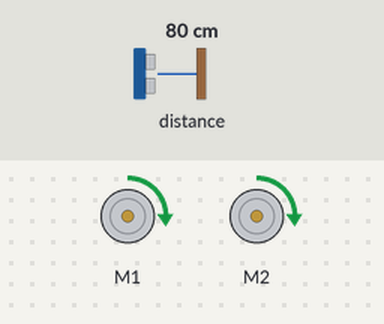
A program run on a simulated BBC micro:bit (MakeCode). Parts: 2 × DC motor (green arrow = forward, orange = backward, longer = faster). The test bench sets the inputs (shaded band); at power-on: distance to the obstacle 80 cm.

Above: at 1.2 s.
1.3 s: distance to the obstacle set to 8 cm
2.8 s: distance to the obstacle set to 5 cm
At 4.6 s:
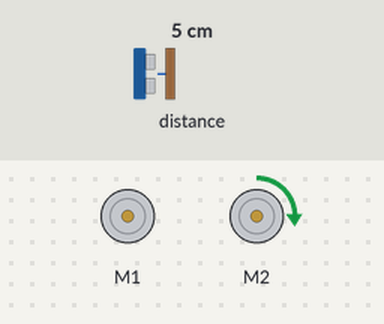
5.7 s: distance to the obstacle set to 9 cm
At 6.7 s:
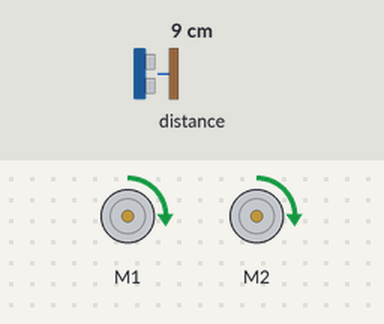
7.5 s: distance to the obstacle set to 2 cm
At 10.5 s:
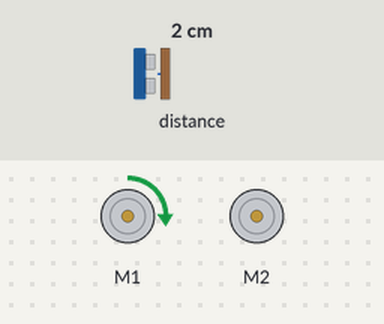
Timing chart, 0 to 14.5 s (numbered marks = the images above; inputs shaded):
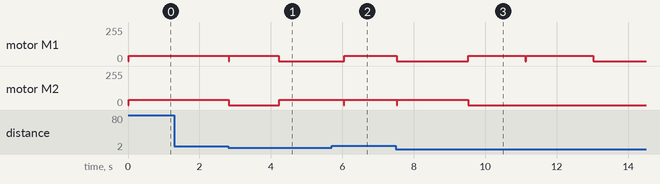

The program:

main.ts
```typescript
let Velocidad = 40
let Velocidad_de_Giro = 40
let obstaculo = 0
basic.forever(function () {
    if (maqueen.Ultrasonic(PingUnit.Centimeters) < 7) {
        obstaculo = obstaculo + 1
        if (obstaculo == 1) {
            maqueen.motorStop(maqueen.Motors.All)
            maqueen.motorRun(maqueen.Motors.M1, maqueen.Dir.CW, Velocidad_de_Giro)
            basic.pause(1400)
            maqueen.motorStop(maqueen.Motors.All)
        }
        if (obstaculo == 2) {
            maqueen.motorStop(maqueen.Motors.All)
            maqueen.motorRun(maqueen.Motors.M2, maqueen.Dir.CW, Velocidad_de_Giro)
            basic.pause(1800)
            maqueen.motorStop(maqueen.Motors.All)
        }
        if (obstaculo == 3) {
            maqueen.motorStop(maqueen.Motors.All)
            maqueen.motorRun(maqueen.Motors.M2, maqueen.Dir.CW, Velocidad_de_Giro)
            basic.pause(2000)
            maqueen.motorStop(maqueen.Motors.All)
            obstaculo = 4
        }
        if (obstaculo == 4) {
            maqueen.motorStop(maqueen.Motors.All)
            maqueen.motorRun(maqueen.Motors.M1, maqueen.Dir.CW, Velocidad_de_Giro)
            basic.pause(1600)
            maqueen.motorStop(maqueen.Motors.All)
            obstaculo = 5
        }
        if (obstaculo == 5) {
            maqueen.motorStop(maqueen.Motors.All)
            maqueen.motorRun(maqueen.Motors.M1, maqueen.Dir.CW, Velocidad_de_Giro)
            basic.pause(1900)
            maqueen.motorStop(maqueen.Motors.All)
            obstaculo = 6
        }
        if (obstaculo == 6) {
            maqueen.motorStop(maqueen.Motors.All)
        }
    } else {
        maqueen.motorRun(maqueen.Motors.All, maqueen.Dir.CW, Velocidad)
    }
})
```

test.ts
```typescript
// aquí va el archivo "tests"; esto no se compilará cuando este paquete se utilice como una extensión.
```

Measured:
- the behaviour switches between 7 and 6 cm on distance to the obstacle (found by bisection; images 0 and 1)
- after the input at 1.3 s, every drawn part: stays the same
- after the input at 2.8 s, motor M1: forward 40/255 → stopped after 1.4 s; motor M2: forward 40/255 → stopped at once, → forward 40/255 1.4 s later
- after the input at 5.7 s, motor M1: stopped → forward 40/255 after 0.36 s
- after the input at 7.5 s, motor M1: forward 40/255 → stopped at once, → forward 40/255 2.0 s later, → stopped 3.5 s later; motor M2: forward 40/255 → stopped after 2.0 s
